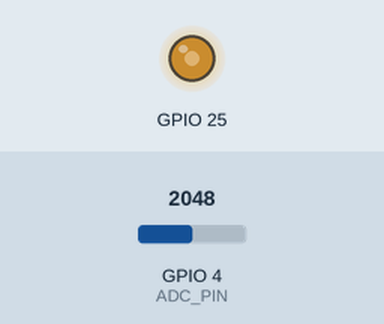
The sketch below on a simulated ESP32. Parts: output pins drawn as LEDs (lit = HIGH). The inputs (shaded band) are chosen by the test bench; at power-on: GPIO 4 (ADC_PIN) = 2048. What the sketch prints to the serial monitor is not drawn.

Above: at 0.05 s.
At 0.95 s:
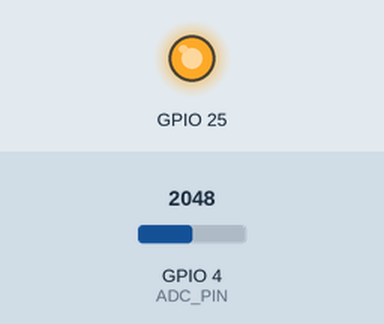
At 1.85 s:
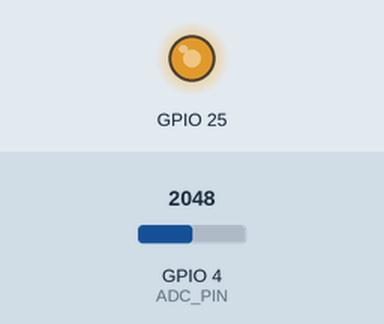
At 4.15 s:
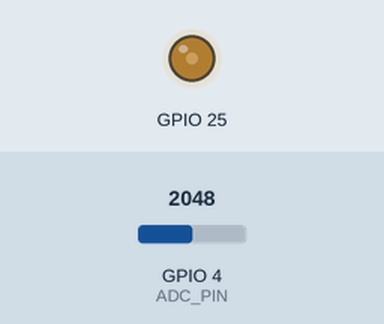
Timing chart, 0 to 5.7 s (numbered marks = the images above):
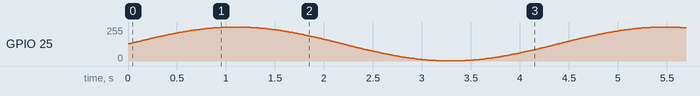

The sketch:

sinewave.ino
```cpp
#define DAC1 25
#define ADC_PIN 4
float adcRead=0;
int dacValue=0;
int deg=0;

void setup() {
  // put your setup code here, to run once:
Serial.begin(9600);
pinMode(ADC_PIN ,INPUT);
}

void loop() {
  // put your main code here, to run repeatedly:
dacValue=int(128 +127*(sin(deg*PI/180)));    // 128 is your offset
dacWrite(25,dacValue);
deg =deg+1; //deg = deg++ ;
if(deg>=360)
deg=0;
delay(12);
adcRead=analogRead(ADC_PIN);
Serial.println(adcRead*3.3/4096);
}
```
